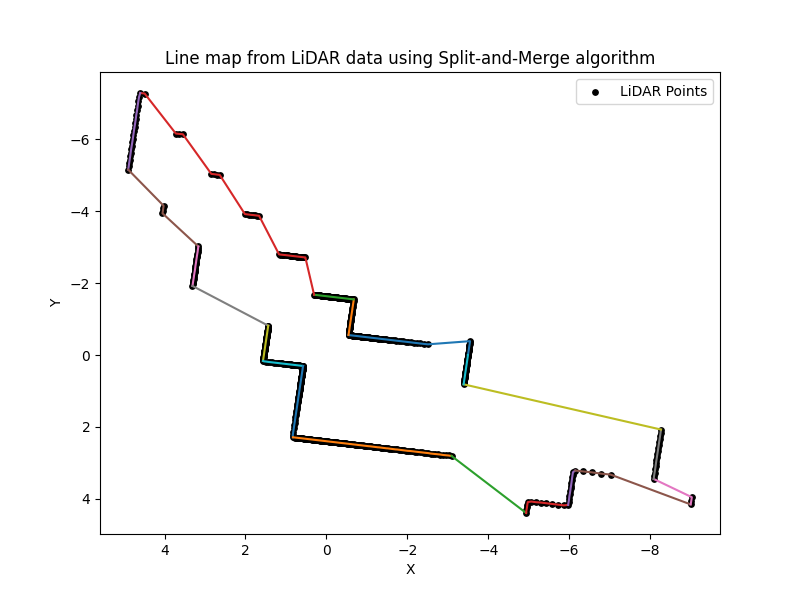

Reproduce this figure in Python.
import numpy as np
import matplotlib.pyplot as plt
from rosbags.rosbag2 import Reader
from rosbags.typesys import Stores, get_typestore

# Create a typestore and get the string class.
typestore = get_typestore(Stores.LATEST)

def extract_lidar_data(bag_path):
    lidar_data = []
    with Reader(bag_path) as reader:
        connections = [x for x in reader.connections if x.topic == '/scan']
        for connection, timestamp, rawdata in reader.messages(connections=connections):
            msg = typestore.deserialize_cdr(rawdata, connection.msgtype)
            #get the data from the LiDAR: 
            # ranges: A list or array of distance measurements.
            #angle_min: The starting angle of the LiDAR scan.
            #angle_max: The ending angle of the LiDAR scan.
            #angle_increment: The angular distance between measurements.
            return msg.ranges, msg.angle_min, msg.angle_max, msg.angle_increment

# Convert polar coordinates to Cartesian coordinates 
def polar_to_cartesian(ranges, angle_min, angle_increment):
    points = []
    #iterate over each range measurement:
    for i, r in enumerate(ranges):
        #Check if the range measurement is valid:
        if r < float('inf'):
            angle = angle_min + i * angle_increment
            x = r * np.cos(angle)
            y = r * np.sin(angle)
            points.append(np.array([x, y]))
    return np.array(points)

# Calculate distance from a point to a line for the split-and-merge algorithm 
# so we can use it to find the max_distance of a point which will be out splitting point (p')
def point_distance_to_line(point, line_start, line_end):
    if np.all(line_start == line_end):
        return np.linalg.norm(point - line_start)
    else:
        return np.linalg.norm(np.cross(line_end - line_start, line_start - point)) / np.linalg.norm(line_end - line_start)

# Split-and-Merge algorithm
def split_and_merge_algorithm(points, threshold):
    if len(points) < 2:
        return [points]

    line_start, line_end = points[0], points[-1]
    distances = [point_distance_to_line(p, line_start, line_end) for p in points]
    max_distance = max(distances)
    max_index = distances.index(max_distance)
    #if max_distance is below the threshold we terminate the algorithm
    if max_distance < threshold:
        return [points]
    else:
        #else we split the point set by the max_distance point (p')
        #and do a recursion for both subsets
        left_points = split_and_merge_algorithm(points[:max_index+1], threshold)
        right_points = split_and_merge_algorithm(points[max_index:], threshold)
        return left_points + right_points

def main():
    ranges, angle_min, angle_max, angle_increment = extract_lidar_data('ex08')
    cartesian_points = polar_to_cartesian(ranges, angle_min, angle_increment)

    threshold = 0.5 
    segments = split_and_merge_algorithm(cartesian_points, threshold)

    plt.figure(figsize=(8, 6))
    plt.scatter(cartesian_points[:, 0], cartesian_points[:, 1], c='black', marker='o', s=15, label='LiDAR Points')
    plt.legend()

    for segment in segments:
        segment = np.array(segment)
        plt.plot(segment[:, 0], segment[:, 1])

    plt.xlabel('X')
    plt.ylabel('Y')
    plt.title('Line map from LiDAR data using Split-and-Merge algorithm')
    plt.gca().invert_yaxis()  # This line flips the y-axis
    plt.gca().invert_xaxis()  # This line flips the x-axis
    plt.savefig('ex08/ex08_world_model.png')
    plt.show()

# Run the main process
if __name__ == "__main__":
    main()
